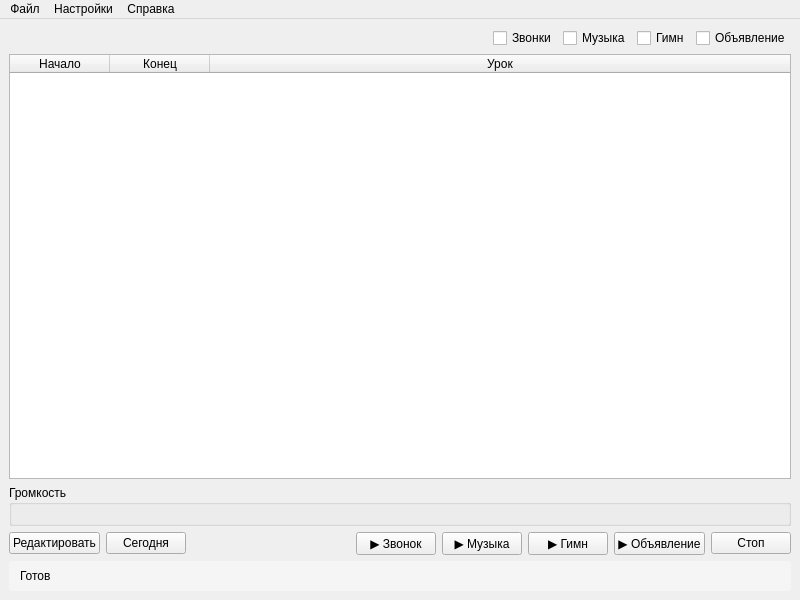
<?xml version="1.0" encoding="UTF-8"?>
<ui version="4.0">
 <class>SchoolBellWindow</class>
 <widget class="QMainWindow" name="SchoolBellWindow">
  <property name="geometry">
   <rect>
    <x>0</x>
    <y>0</y>
    <width>800</width>
    <height>600</height>
   </rect>
  </property>
  <property name="windowTitle">
   <string>School Bell</string>
  </property>
  <widget class="QWidget" name="centralwidget">
   <layout class="QVBoxLayout" name="mainLayout">
    <!-- Верхняя панель: дни недели и чекбоксы -->
    <item>
     <layout class="QHBoxLayout" name="topLayout">
      <!-- Дни недели -->
      <item>
       <layout class="QHBoxLayout" name="daysLayout"/>
      </item>
      <!-- Растяжка -->
      <item>
       <spacer name="topSpacer">
        <property name="orientation">
         <enum>Qt::Horizontal</enum>
        </property>
        <property name="sizeHint" stdset="0">
         <size>
          <width>40</width>
          <height>20</height>
         </size>
        </property>
       </spacer>
      </item>
      <!-- Чекбоксы -->
      <item>
       <widget class="QCheckBox" name="bellsCheckbox">
        <property name="text">
         <string>Звонки</string>
        </property>
       </widget>
      </item>
      <item>
       <widget class="QCheckBox" name="musicCheckbox">
        <property name="text">
         <string>Музыка</string>
        </property>
       </widget>
      </item>
      <item>
       <widget class="QCheckBox" name="anthemCheckbox">
        <property name="text">
         <string>Гимн</string>
        </property>
       </widget>
      </item>
      <item>
       <widget class="QCheckBox" name="announcementCheckbox">
        <property name="text">
         <string>Объявление</string>
        </property>
       </widget>
      </item>
     </layout>
    </item>
    
    <!-- Таблица расписания -->
    <item>
     <widget class="QTableWidget" name="scheduleTable">
      <property name="columnCount">
       <number>3</number>
      </property>
      <attribute name="horizontalHeaderStretchLastSection">
       <bool>true</bool>
      </attribute>
      <column>
       <property name="text">
        <string>Начало</string>
       </property>
      </column>
      <column>
       <property name="text">
        <string>Конец</string>
       </property>
      </column>
      <column>
       <property name="text">
        <string>Урок</string>
       </property>
      </column>
     </widget>
    </item>
    
    <!-- Группа регулировки громкости -->
    <item>
     <widget class="QGroupBox" name="volumeGroup">
      <property name="title">
       <string>Громкость</string>
      </property>
      <layout class="QHBoxLayout" name="volumeLayout"/>
     </widget>
    </item>
    
    <!-- Нижняя панель с кнопками -->
    <item>
     <layout class="QHBoxLayout" name="bottomLayout">
      <!-- Кнопка редактирования -->
      <item>
       <widget class="QPushButton" name="editButton">
        <property name="text">
         <string>Редактировать</string>
        </property>
       </widget>
      </item>
      <!-- Кнопка Сегодня -->
      <item>
       <widget class="QPushButton" name="todayButton">
        <property name="text">
         <string>Сегодня</string>
        </property>
        <property name="toolTip">
         <string>Нажмите для перехода на текущий день</string>
        </property>
       </widget>
      </item>
      <!-- Растяжка -->
      <item>
       <spacer name="bottomSpacer">
        <property name="orientation">
         <enum>Qt::Horizontal</enum>
        </property>
        <property name="sizeHint" stdset="0">
         <size>
          <width>40</width>
          <height>20</height>
         </size>
        </property>
       </spacer>
      </item>
      <!-- Кнопки управления -->
      <item>
       <widget class="QPushButton" name="bellButton">
        <property name="text">
         <string>▶️ Звонок</string>
        </property>
       </widget>
      </item>
      <item>
       <widget class="QPushButton" name="musicButton">
        <property name="text">
         <string>▶️ Музыка</string>
        </property>
       </widget>
      </item>
      <item>
       <widget class="QPushButton" name="anthemButton">
        <property name="text">
         <string>▶️ Гимн</string>
        </property>
       </widget>
      </item>
      <item>
       <widget class="QPushButton" name="announcementButton">
        <property name="text">
         <string>▶️ Объявление</string>
        </property>
       </widget>
      </item>
      <item>
       <widget class="QPushButton" name="stopButton">
        <property name="text">
         <string>Стоп</string>
        </property>
       </widget>
      </item>
     </layout>
    </item>
    
    <!-- Строка статуса -->
    <item>
     <widget class="QLabel" name="statusLabel">
      <property name="text">
       <string>Готов</string>
      </property>
      <property name="styleSheet">
       <string notr="true">background-color: #f5f5f5; padding: 8px; border-radius: 4px;</string>
      </property>
     </widget>
    </item>
   </layout>
  </widget>
  <widget class="QMenuBar" name="menubar">
   <property name="geometry">
    <rect>
     <x>0</x>
     <y>0</y>
     <width>800</width>
     <height>22</height>
    </rect>
   </property>
   <widget class="QMenu" name="menuFile">
    <property name="title">
     <string>Файл</string>
    </property>
    <addaction name="actionLoad"/>
    <addaction name="actionSave"/>
    <addaction name="separator"/>
    <addaction name="actionExit"/>
   </widget>
   <widget class="QMenu" name="menuSettings">
    <property name="title">
     <string>Настройки</string>
    </property>
    <widget class="QMenu" name="menuSounds">
     <property name="title">
      <string>Звуки</string>
     </property>
     <addaction name="actionSoundsStart"/>
     <addaction name="actionSoundsEnd"/>
    </widget>
    <addaction name="menuSounds"/>
    <addaction name="actionMusic"/>
    <addaction name="actionAnthem"/>
    <addaction name="actionAnnouncement"/>
    <addaction name="actionTemplates"/>
    <widget class="QMenu" name="menuLanguage">
     <property name="title">
      <string>Language / Язык</string>
     </property>
     <addaction name="actionLocaleRu"/>
     <addaction name="actionLocaleEn"/>
    </widget>
    <addaction name="menuLanguage"/>
   </widget>
   <widget class="QMenu" name="menuHelp">
    <property name="title">
     <string>Справка</string>
    </property>
    <addaction name="actionAbout"/>
   </widget>
   <addaction name="menuFile"/>
   <addaction name="menuSettings"/>
   <addaction name="menuHelp"/>
  </widget>
  <action name="actionLoad">
   <property name="text">
    <string>Загрузить...</string>
   </property>
   <property name="shortcut">
    <string>Ctrl+O</string>
   </property>
  </action>
  <action name="actionSave">
   <property name="text">
    <string>Сохранить</string>
   </property>
   <property name="shortcut">
    <string>Ctrl+S</string>
   </property>
  </action>
  <action name="actionExit">
   <property name="text">
    <string>Выход</string>
   </property>
   <property name="shortcut">
    <string>Ctrl+Q</string>
   </property>
  </action>
  <action name="actionSoundsStart">
   <property name="text">
    <string>Начало урока...</string>
   </property>
  </action>
  <action name="actionSoundsEnd">
   <property name="text">
    <string>Конец урока...</string>
   </property>
  </action>
  <action name="actionMusic">
   <property name="text">
    <string>Музыкальная перемена...</string>
   </property>
  </action>
  <action name="actionAnthem">
   <property name="text">
    <string>Гимн...</string>
   </property>
  </action>
  <action name="actionAnnouncement">
   <property name="text">
    <string>Объявление...</string>
   </property>
  </action>
  <action name="actionTemplates">
   <property name="text">
    <string>📚 Редактировать шаблоны</string>
   </property>
  </action>
  <action name="actionLocaleRu">
   <property name="text">
    <string>Русский</string>
   </property>
  </action>
  <action name="actionLocaleEn">
   <property name="text">
    <string>English</string>
   </property>
  </action>
  <action name="actionAbout">
   <property name="text">
    <string>О программе</string>
   </property>
  </action>
  <action name="actionToday">
   <property name="text">
    <string>Сегодня</string>
   </property>
   <property name="shortcut">
    <string>Ctrl+T</string>
   </property>
  </action>
 </widget>
 <resources/>
 <connections/>
</ui>
